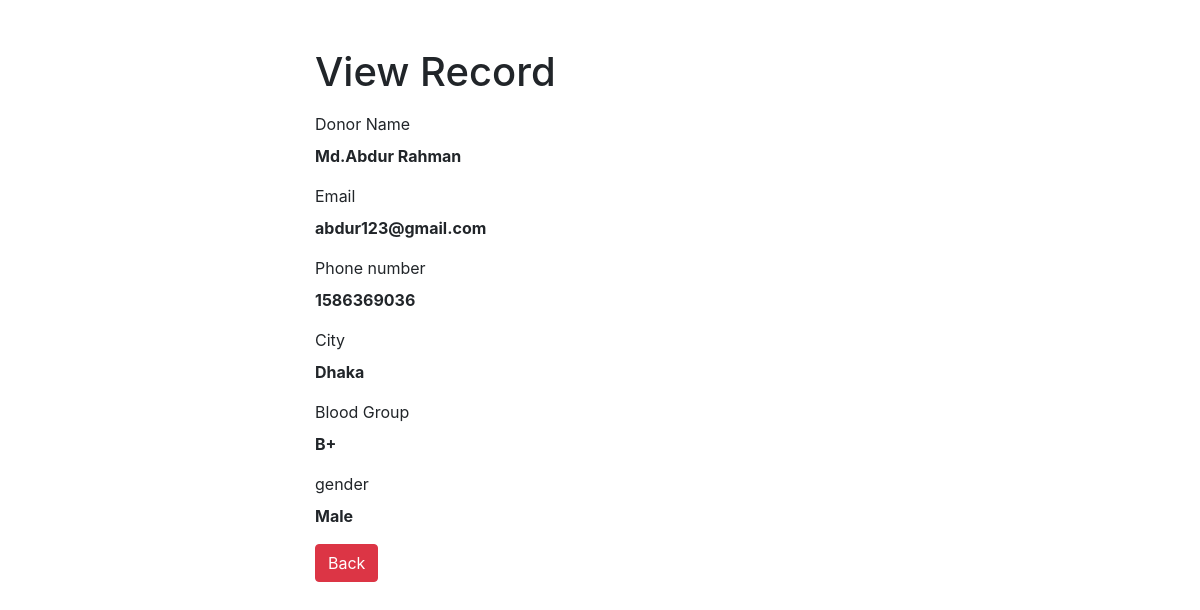
/admin/manage_donors/read.php?donor_id=11, run on the app's committed database.
### tables this page shows
CREATE TABLE `signup_info` (
  `donor_id` int(11) NOT NULL,
  `fullName` varchar(150) NOT NULL,
  `email` varchar(200) NOT NULL,
  `dateOfBirth` date NOT NULL,
  `gender` varchar(10) NOT NULL,
  `bloodGroup` varchar(100) NOT NULL,
  `city` varchar(50) NOT NULL,
  `phoneNumber` int(20) NOT NULL,
  `password` varchar(100) NOT NULL,
  `token` varchar(10) NOT NULL,
  `updatedTime` timestamp NOT NULL DEFAULT current_timestamp() ON UPDATE current_timestamp()
);

### admin/manage_donors/read.php (the view, shortened to what this page needs)
<?php
if(isset($_GET["donor_id"]) && !empty(trim($_GET["donor_id"]))){
    require_once "config.php";
    $sql = "SELECT * FROM signup_info WHERE donor_id = ?";
    if($stmt = mysqli_prepare($link, $sql)){
        mysqli_stmt_bind_param($stmt, "i", $param_donor_id);
        if(mysqli_stmt_execute($stmt)){
            $result = mysqli_stmt_get_result($stmt);
            if(mysqli_num_rows($result) == 1){
                $row = mysqli_fetch_array($result, MYSQLI_ASSOC);
            }
            else{
                header("location: error.php");
                exit();
            }
        } else{
            echo "Oops! Something went wrong. Please try again later.";
        }
    }
} else{
    header("location: error.php");
    exit();
}
?>
<!DOCTYPE html>
<html lang="en">
<head>
    <link rel="stylesheet" href="https://stackpath.bootstrapcdn.com/bootstrap/4.5.2/css/bootstrap.min.css">
</head>
<body>
    <div class="wrapper">
        <div class="container-fluid">
            <div class="row">
                <div class="col-md-12">
                    <h1 class="mt-5 mb-3">View Record</h1>
                    <div class="form-group">
                        <label>Donor Name</label>
                        <p><b><?php echo $row["fullName"]; ?></b></p>
                    </div>
                    <div class="form-group">
                        <label>Email</label>
                        <p><b><?php echo $row["email"]; ?></b></p>
                    </div>
                    <div class="form-group">
                        <label>Phone number</label>
                        <p><b><?php echo $row["phoneNumber"]; ?></b></p>
                    </div>
                    <div class="form-group">
                        <label>City</label>
                        <p><b><?php echo $row["city"]; ?></b></p>
                    </div>
                    <div class="form-group">
                        <label>Blood Group</label>
                        <p><b><?php echo $row["bloodGroup"]; ?></b></p>
                    </div>
                    <div class="form-group">
                        <label>gender</label>
                        <p><b><?php echo $row["gender"]; ?></b></p>
                    </div>
                    <p><a href="index.php" class="btn btn-danger">Back</a></p>
                </div>
            </div>
        </div>
    </div>
</body>
</html>

### admin/manage_donors/read.php (style rules this page uses)
.wrapper { width: 600px; margin: 0 auto; }

### data on the page
signup_info: fullName "Md.Abdur Rahman", email "abdur123@gmail.com", phoneNumber "1586369036", city "Dhaka", bloodGroup "B+", gender "Male"
